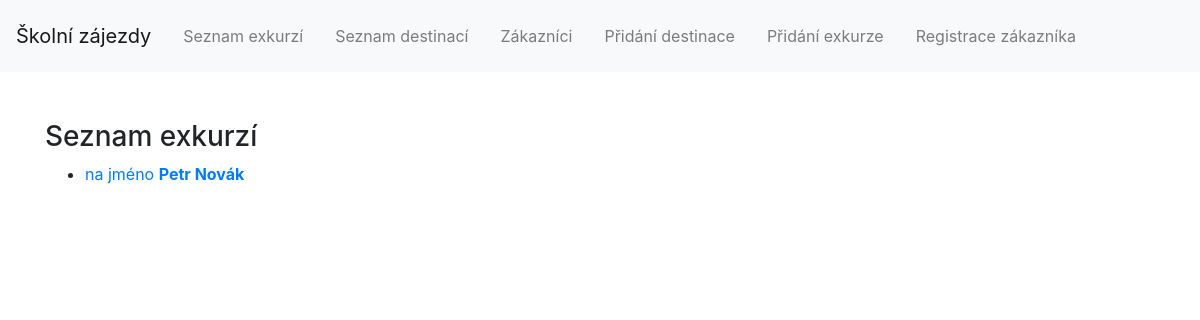
The app's page /excursions/, older data.
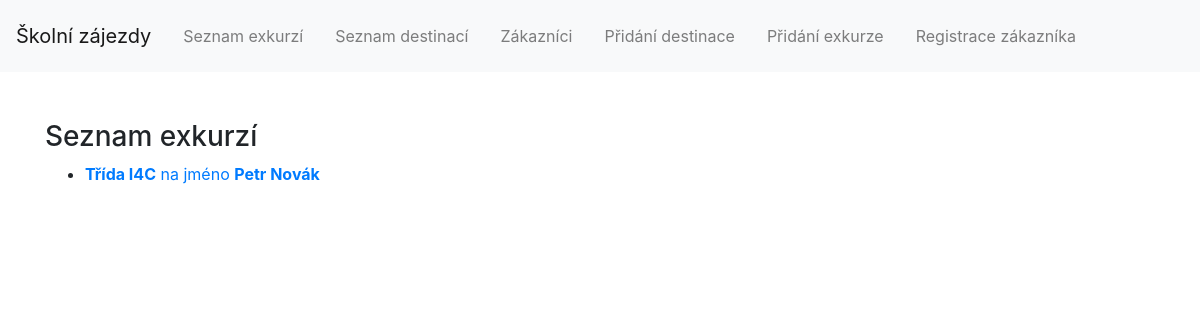
The same page, newer data.
### travel_agency/models.py (models this page shows, shortened)
class Excursion(models.Model):
    customer = models.ForeignKey(Customer, on_delete=models.CASCADE)
    destination = models.ForeignKey(Destination, on_delete=models.CASCADE)
    datetime = models.DateTimeField('excursion date')
    desc = models.CharField(max_length=255, default='')

class Customer(models.Model):
    name = models.CharField(max_length=200)
    surname = models.CharField(max_length=200)
    birthdate = models.DateField('birthdate')
    people = models.IntegerField()

### travel_agency/views.py (the view)
# urls.py: path('excursions/', views.excursions, name='excursions'),
def excursions(request):
    template = loader.get_template('travel_agency/excursions.html')
    all_excursions = Excursion.objects.all()
    context = {'all_excursions': all_excursions}
    return HttpResponse(template.render(context, request))

### travel_agency/templates/travel_agency/excursions.html (shortened to what this page needs)
{% extends "travel_agency/base.html" %}
{% block content %}
<div style="text-align:left">
{% if all_excursions %}
	<h3>Seznam exkurzí</h3>
	<ul>
	    {% for excursion in all_excursions %}
		<li><a href="/excursions/{{ excursion.id }}/"><strong>{{ excursion.desc }}</strong> na jméno <strong>{{ excursion.customer.name }} {{ excursion.customer.surname }}</strong></a>
	        </li>
	    {% endfor %}
	</ul>
{% else %}
	<h3>Nebyly nalezeny žádné exkurze.</h3>
{% endif %}
</div>
{% endblock %}

Row changes from the older to the newer data that the page shows:
removed Excursion: customer.name "Petr", customer.surname "Novák"
added Excursion: desc "Třída I4C", customer.name "Petr", customer.surname "Novák"
